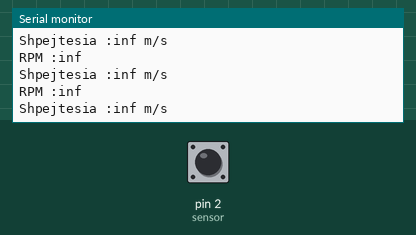
Simulated run of this sketch. Board: Arduino Uno, built with avr-gcc and run on an emulated ATmega328P. On the bench: the last lines printed to the serial monitor. Inputs (shaded band) come from the test bench; at power-on: pin 2 (sensor) LOW.

Above: at 1.2 s.
1.3 s: pin 2 (sensor) driven HIGH
At 2.1 s:
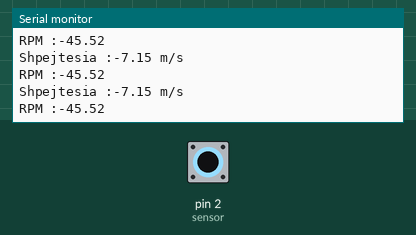
2.9 s: pin 2 (sensor) pulsed LOW 5 times (0.12 s each, 0.3 s apart)
At 3.8 s:
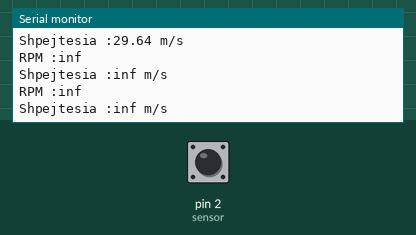
7.4 s: pin 2 (sensor) pulsed LOW 2 times (0.12 s each, 0.3 s apart)
Timing chart, 0 to 10.4 s (numbered marks = the images above; inputs shaded):
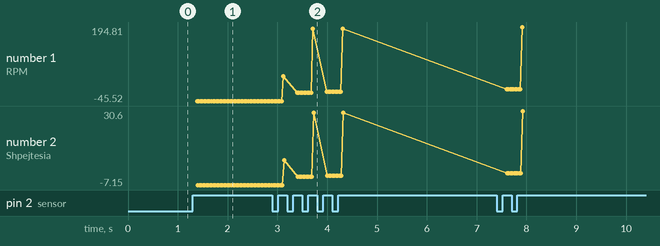

Measured:
- after the input at 1.3 s, the serial monitor: prints a new line after 0.09 s (image 1)
- after the input at 2.9 s, the serial monitor: prints a new line after 0.22 s (image 2)
- plotted number 1: -45.52 → 188.68 after the input at 2.9 s, 188.68 → 194.81 after the input at 7.4 s
- plotted number 2: -7.15 → 29.64 after the input at 2.9 s, 29.64 → 30.6 after the input at 7.4 s

The sketch:

Wind_Speed.ino
```cpp
int sensor = 2;
int t; //Koha
int state; //Gjendja e sensorit HIGH apo LOW
int lastSensorState = 0;
int signal1;
int signal2;
float T; //Perioda
float f; //Frekuenca
void setup() {
Serial.begin(9600);
pinMode(sensor, INPUT);
}

void loop() {

  t = millis(); //t merr vleren aktuale te kohes qe arduino eshte ndezur

  state = digitalRead(sensor);

  //---I japim vlerat signal1 dhe signal2----//
  if(state != lastSensorState){
    if(state == HIGH && signal1 == 0){
      signal1 = t;
      }
    if(state == HIGH && signal1 != t){
      signal2 = t;
      }
    }
  lastSensorState = state;
  //Kthen lastSensorState ne gjendjen e meparshme, kjo sherben qe nese sensori ndodhet ne te
  //njejtin pozicion me magnetin do te thote se helikat nuk po levizin pra nuk po fryn ere dhe shpejtesia eshte 0 m/s

  //Serial.print("\nSignal 1 :");
  //Serial.print(signal1);
  //Serial.print("\nSignal 2 :");
  //Serial.print(signal2);

  T = signal2 - signal1; //perioda e nje rrotullimi
  T = T/1000; //e kthejme nga milisekonda ne sekonda
  //Serial.print("\nPerioda :");
  //Serial.print(T);

  f = 1/T; //frekuenca e levizjes
  //Serial.print("\nFrekuenca :");
  //Serial.print(f);
  float rpm = f*60; //mqs frekuenca eshte numri i levizjeve ne sekonde, duke e shumezuar me 60 gjejme revolutions per minute
  Serial.print("\nRPM :");
  Serial.print(rpm);

  float v; //shpejtesia(velocity)
  float pi = 3.14159; //konstantja pi
  int D = 3; //diametri

  v = pi * D * rpm * 0.0166666667; //shpejtesia e levizjes se helikave => shpejtesia e eres
  Serial.print("\nShpejtesia :");
  Serial.print(v);
  Serial.print(" m/s");

  //kthjeme ne gjendje fillestare signa1 dhe signal2
  if(signal2 >= 1){
    signal1 = 0;
    signal2 = 0;
    }
}
```
